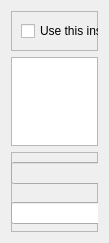
          <widget class="QWidget" name="page_19">
           <property name="geometry">
            <rect>
             <x>0</x>
             <y>0</y>
             <width>109</width>
             <height>243</height>
            </rect>
           </property>
           <attribute name="label">
            <string>File Brouser</string>
           </attribute>
           <layout class="QVBoxLayout" name="verticalLayout_13">
            <item>
             <widget class="QFrame" name="frame_5">
              <property name="minimumSize">
               <size>
                <width>0</width>
                <height>40</height>
               </size>
              </property>
              <property name="frameShape">
               <enum>QFrame::StyledPanel</enum>
              </property>
              <property name="frameShadow">
               <enum>QFrame::Raised</enum>
              </property>
              <widget class="QCheckBox" name="FileBrouserUseCheckBox">
               <property name="geometry">
                <rect>
                 <x>10</x>
                 <y>10</y>
                 <width>241</width>
                 <height>20</height>
                </rect>
               </property>
               <property name="text">
                <string>Use this insted of File Dialog</string>
               </property>
              </widget>
             </widget>
            </item>
            <item>
             <widget class="QTreeView" name="FileBrouserTree"/>
            </item>
            <item>
             <widget class="QFrame" name="frame_6">
              <property name="minimumSize">
               <size>
                <width>0</width>
                <height>80</height>
               </size>
              </property>
              <property name="frameShape">
               <enum>QFrame::StyledPanel</enum>
              </property>
              <property name="frameShadow">
               <enum>QFrame::Raised</enum>
              </property>
              <widget class="QPushButton" name="FileBrouserOpenFile">
               <property name="geometry">
                <rect>
                 <x>250</x>
                 <y>10</y>
                 <width>93</width>
                 <height>28</height>
                </rect>
               </property>
               <property name="text">
                <string>Open</string>
               </property>
              </widget>
              <widget class="QPushButton" name="pushButton_4">
               <property name="geometry">
                <rect>
                 <x>250</x>
                 <y>50</y>
                 <width>93</width>
                 <height>28</height>
                </rect>
               </property>
               <property name="text">
                <string>Save</string>
               </property>
              </widget>
              <widget class="QLineEdit" name="FileBrouserOpenLine">
               <property name="enabled">
                <bool>false</bool>
               </property>
               <property name="geometry">
                <rect>
                 <x>0</x>
                 <y>10</y>
                 <width>251</width>
                 <height>22</height>
                </rect>
               </property>
              </widget>
              <widget class="QLineEdit" name="lineEdit_2">
               <property name="geometry">
                <rect>
                 <x>0</x>
                 <y>50</y>
                 <width>251</width>
                 <height>22</height>
                </rect>
               </property>
              </widget>
             </widget>
            </item>
           </layout>
          </widget>
